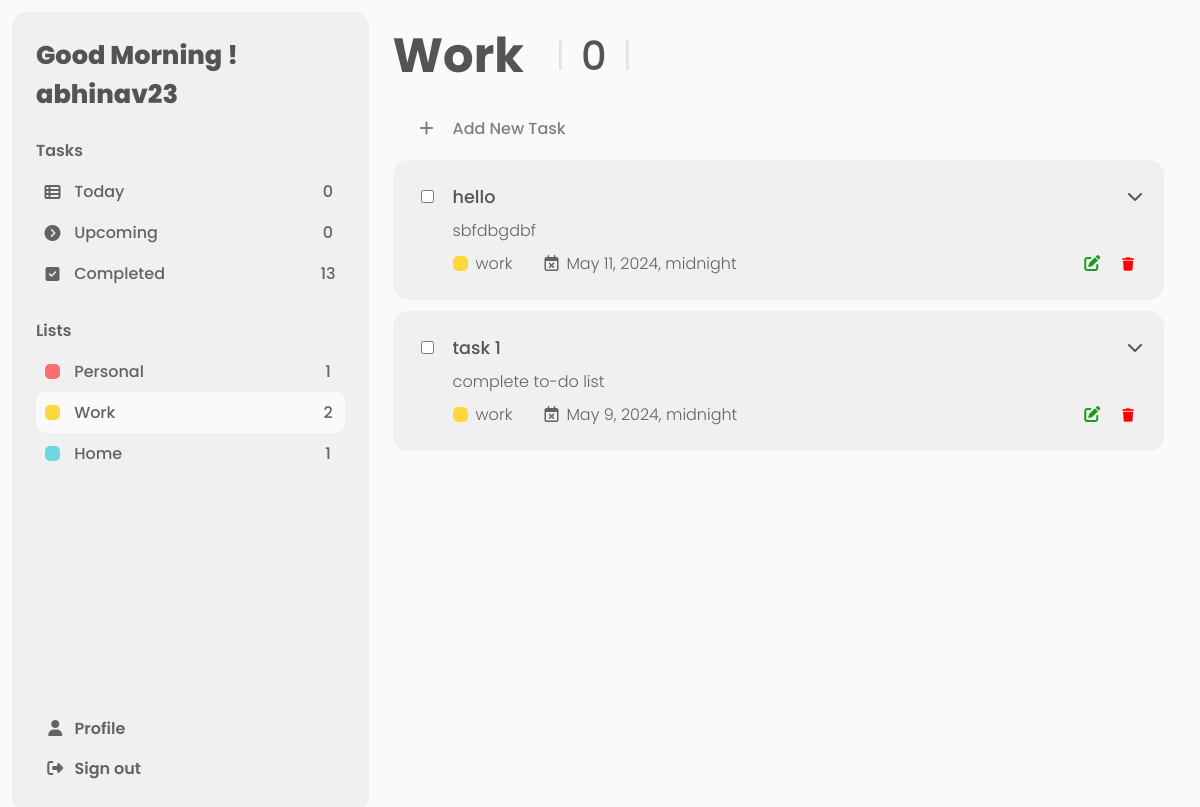
Screenshot of /work_tasks (signed in) with the database file from the repository.
### todo_list/models.py (models this page shows, shortened)
class Task(models.Model):
    task_id = models.AutoField(primary_key=True)
    user= models.ForeignKey(User, on_delete=models.CASCADE)
    title= models.CharField(max_length=100)
    description= models.TextField(max_length=1000)
    category= models.CharField(max_length=20)
    dueDate= models.DateTimeField()
    completionStatus= models.BooleanField(default= False)

### todo_list/views.py (the view)
# urls.py: path("work_tasks", views.work_tasks, name="work_tasks"),
def work_tasks(request):
    today_user_tasks= get_data(request, 0)
    upcoming_user_tasks= get_data(request, 1)
    completed_user_tasks=get_data(request, 2)
    personal_user_tasks= get_data(request,3)
    home_user_tasks= get_data(request,4)
    work_user_tasks= get_data(request,5)
    return render(request, "work_tasks.html", {'user_details': request.user ,"tasks": work_user_tasks, "num_of_tasks": len(today_user_tasks),
                                              'upcoming_tasks_count': len(upcoming_user_tasks),'completed_tasks_count':len(completed_user_tasks),
                                               'personal_tasks_count':len(personal_user_tasks), 'home_tasks_count':len(home_user_tasks),
                                                'work_tasks_count': len(work_user_tasks)})

### todo_list/views.py (called while the page is built)
def get_data(request, num):
    all_tasks= [Task.objects.filter(user=request.user, completionStatus= False, dueDate= date.today()),
                Task.objects.filter(user=request.user, completionStatus= False, dueDate__gt= date.today()).order_by('dueDate'),
                Task.objects.filter(user=request.user, completionStatus= True),
                Task.objects.filter(user=request.user, completionStatus= False, category="personal"),
                Task.objects.filter(user=request.user, completionStatus= False, category="home"),
                Task.objects.filter(user=request.user, completionStatus= False, category="work")
                ]
    return all_tasks[num]

### todo_list/templates/work_tasks.html (shortened to what this page needs)
<!DOCTYPE html>
<html lang="en">
<head>
    <link rel="stylesheet" href="https://cdnjs.cloudflare.com/ajax/libs/font-awesome/6.5.1/css/all.min.css" />
    {% load static %}
    <link rel="stylesheet" href="{% static '/css/dashboard.css' %}">
</head>
<body>
    <div class="dashboard">
        <div class="sidebar-section">
            <div class="home-options">
                <div id="menu">
                    Good Morning ! {{ user_details.username }}
                </div>
                <div id="tasks-heading">Tasks</div>
                    <a href="dashboard">
                        <li class="tasks-item ">
                            <div class="task-item-icon">
                                <i class="fa-solid fa-table-list"></i>
                            </div>
                            <div class="task-item-text ">
                                Today
                            </div>
                            <div class="task-item-count">{{num_of_tasks}}</div>
                        </li>
                    </a>
                    <a href="upcoming_tasks">
                        <li class="tasks-item">
                            <div  class="task-item-icon">
                                <i class="fa-solid fa-circle-chevron-right "></i>
                            </div>
                            <div class="task-item-text">Upcoming</div>
                            <div class="task-item-count">{{upcoming_tasks_count}}</div>
                        </li>
                    </a>
                    <a href="completed_tasks">
                        <li class="tasks-item">
                            <div  class="task-item-icon"><i class="fa-solid fa-square-check "></i></div>
                            <div class="task-item-text">Completed</div>
                            <div class="task-item-count">{{completed_tasks_count}}</div>
                        </li>
                    </a>
                <div id="list-heading">Lists</div>
                <a href="personal_tasks">
                    <li class="lists-item">
                        <div class="list-item-red">
                            <div class="redbox"></div>
                        </div>
                        <div class="list-item-text">
                            Personal
                        </div>
                        <div class="task-item-count">{{personal_tasks_count}}</div>
                    </li>
                </a>
                <a href="work_tasks">
                    <li class="lists-item active">
                        <div class="list-item-yellow">
                            <div class="yellowbox"></div>
                        </div>
                        <div class="list-item-text">Work</div>
                        <div class="task-item-count">{{work_tasks_count}}</div>
                    </li>
                </a>
                <a href="home_tasks">
                    <li class="lists-item">
                        <div class="list-item-blue">
                            <div class="bluebox"></div>
                        </div>
                        <div class="list-item-text">Home</div>
                        <div class="task-item-count">{{home_tasks_count}}</div>
                    </li>
                </a>
            </div>
            <div class="signout-profile">
                <a href="user_profile">
                    <div id="profile-div">
                        <div id="profile-icon"><i class="fa-solid fa-user"></i></div>
                        <div id="profile-text">Profile</div>
                    </div>
                </a>
                <a href="logout">
                    <div id="logout-div">
                        <div id="logout-icon"><i class="fa-solid fa-right-from-bracket"></i></div>
                        <div id="logout-text">Sign out</div>
                    </div>
                </a>
            </div>
        </div>
        <div class="task-list-section">
            <div class="tasks-heading-container">
                <div class="today-upcoming-completed-heading">Work</div>
                <div class="tasks-count"><span class="task-count-divider">l</span>{{ num_of_tasks }}<span class="task-count-divider">l</span></div>
            </div>
            <div class="add-task-btn-container">
                <div class="plus">
                    <i class="fa-solid fa-plus"></i>
                </div>
                <div class="add-task-text" id="addNewTask">
                    Add New Task
                </div>
            </div>
            {% if tasks  %}
            {% for task in tasks %}
            <div class="task-container">
                <div class="task-checkbox">
                    <div class="completion-button">
                        <form action="">
                            <input type="checkbox" name="" class="isCompleted" data-task-id={{task.task_id}}>
                        </form>
                    </div>
                </div>
                <div class="task-details">
                    <div class="title-arrow-container">
                        <div class="task-title">{{ task.title }}</div>
                        <div class="togglebutton"><i class="fa-solid fa-chevron-right rotate-right"></i></div>
                    </div>
                    <div>
                        <div class="description">{{ task.description }}</div>
                    </div>
                    <div class="task-subdetails-container">
                        <div class="category-duedate-container">
                            <div class="category-container">
                                {% if task.category == "personal" %}
                                    <div class="redbox"></div>
                                {% elif task.category == "home" %}
                                    <div class="bluebox"></div>
                                {% elif task.category == "work" %}
                                    <div class="yellowbox"></div>
                                {% endif %}
                                <div class="category">{{ task.category }}</div>
                            </div>
                            <div class="due-date-container">
                                <div>
                                    <i class="fa-regular fa-calendar-xmark"></i>
                                </div>
                                <div class="due_date">{{ task.dueDate }}</div>
                            </div>
                        </div>
                        <div id="task-edit-del-container">
                            <div class="task-edit-container">
                                <i class="fa-solid fa-pen-to-square"></i>
                            </div>
                            <div class="task-del-container">
                                <form action="delete_task" method="post">
                                    <div>
                                        <button><i class="fa-solid fa-trash"></i></button>
                                    </div>
                                </form>
                            </div>
                        </div>
                    </div>
                </div>
            </div>
            {% endfor %}
            {% else %}
            <div class="no-task-container">
                <div class="no-task-heading">No task listed</div>
                <div class="no-task-image-container"><img src="{% static '/images/no-task.svg' %}" alt=""></div>
            </div>
            {% endif %}
        </div>
</div>
</body>
</html>

### todo_list/static/css/dashboard.css (style rules this page uses)
:root { --black: rgb(0,0,0); --darkest-text-color:#545454; --primary-text-color:#636363; --secondary-text-color:#7f7f7f; --primary-bg-color:rgb(250, 250, 250); --secondary-bg-color:rgb(240, 240, 240); }
body { background-color: rgb(250, 250, 250); padding: 1%; margin: 0px; font-family: "Poppins", sans-serif; font-weight: 300; font-style: normal; }
a { text-decoration: none; color: black; }
.dashboard { display: flex; height: 100vh; }
#menu, .taskFormTitle { font-family: "Poppins", sans-serif; font-weight: 800; font-style: normal; color: var(--darkest-text-color); font-size: 1.6rem; }
#tasks-heading, #list-heading { color: var(--primary-text-color); font-weight: 550; font-style: normal; font-size:1rem; margin-top: 1.5rem;; margin-bottom: 0.5rem; }
.tasks-item { padding: 8px 0px; color:var(--primary-text-color); list-style: none; display: flex; gap: 5px; border-radius: 5px; -webkit-border-radius: 5px; -moz-border-radius: 5px; -ms-border-radius: 5px; -o-border-radius: 5px; font-weight: 500; }
.active { background-color: var(--primary-bg-color); border-radius: 10px; -webkit-border-radius: 10px; -moz-border-radius: 10px; -ms-border-radius: 10px; -o-border-radius: 10px; }
.task-item-icon { flex: 1; display: flex; align-items: center; justify-content: center; }
.task-item-text { flex: 7; }
.task-item-count { flex:1; display: flex; justify-content: center; align-items: center; }
.bluebox , .redbox , .yellowbox { height: 15px; width: 15px; border-radius: 5px; -webkit-border-radius: 5px; -moz-border-radius: 5px; -ms-border-radius: 5px; -o-border-radius: 5px; }
.bluebox { background-color: #6bd7e2; }
.redbox { background-color: #f76f72; }
.yellowbox { background-color: #fed73e; }
.task-list-section { flex: 5; padding: 0.5rem 1.5rem; }
.tasks-heading-container { display: flex; margin-bottom: 1rem; }
.today-upcoming-completed-heading { font-weight: 700; font-size:3rem; color:var(--darkest-text-color); }
.task-count-divider { color: #e3e3e3; font-weight: 300; margin: 0rem 1rem; }
.tasks-count { color:var(--darkest-text-color); font-weight: 500; font-size: 2.5rem; margin: 0rem 1rem; display: flex; justify-content: center; align-items: center; }
.task-container { display: flex; border-radius: 15px; background-color: rgb(240, 240, 240); gap: 1rem; padding: 1.5rem; margin: 0.7rem 0rem; -webkit-border-radius: 15px; -moz-border-radius: 15px; -ms-border-radius: 15px; -o-border-radius: 15px; }
.title-arrow-container { display: flex; justify-content: space-between; color: var(--darkest-text-color); }
.task-title { font-size: 1.1rem; font-weight: 500; margin-bottom: 0.5rem; }
.rotate-right { transform: rotate(90deg); }
.description { margin-bottom: 0.5rem; color: var(--primary-text-color); }
.task-details { width: 100%; }
.task-subdetails-container { color:var(--primary-text-color); display: flex; justify-content: space-between; }
.category-duedate-container { display: flex; gap: 2rem; }
.category-container { display: flex; justify-content: flex-start; align-items: center; gap: 0.5rem; }
.due-date-container { display: flex; justify-content: flex-start; align-items: center; gap:0.5rem; }
.due_date { text-wrap:nowrap; }
#task-edit-del-container { display: flex; justify-content: center; align-items: center; gap: 1rem; }

### rows the page displays
Task: title "hello", description "sbfdbgdbf", category "work", dueDate "May 11, 2024, midnight"
Task: title "task 1", description "complete to-do list", category "work", dueDate "May 9, 2024, midnight"

### other values shown
{{ user_details.username }} "abhinav23"
{{ num_of_tasks }} "0"
{{ upcoming_tasks_count }} "0"
{{ completed_tasks_count }} "13"
{{ personal_tasks_count }} "1"
{{ work_tasks_count }} "2"
{{ home_tasks_count }} "1"
